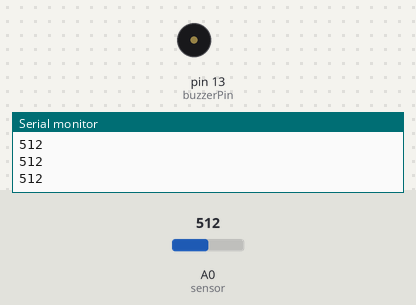
The sketch below on a simulated Arduino Uno, built with avr-gcc and run on an emulated ATmega328P. On the bench: buzzer (waves = sounding), the last lines printed to the serial monitor. The inputs (shaded band) are chosen by the test bench; at power-on: A0 (sensor) = 512.

Above: at 1.2 s.
1.3 s: A0 (sensor) set to 533
2.8 s: A0 (sensor) set to 568
At 3.0 s:
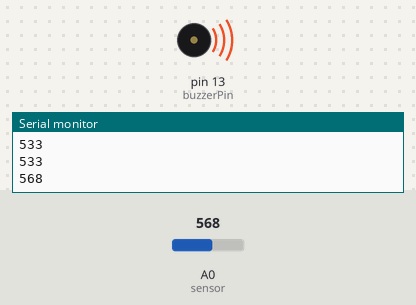
5.8 s: A0 (sensor) set to 540
At 6.4 s:
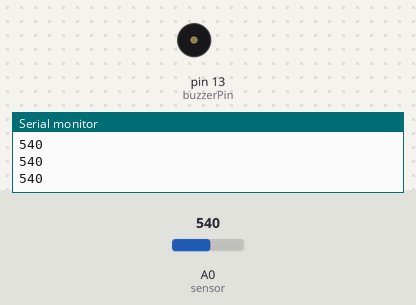
7.3 s: A0 (sensor) set to 560
At 7.48 s:
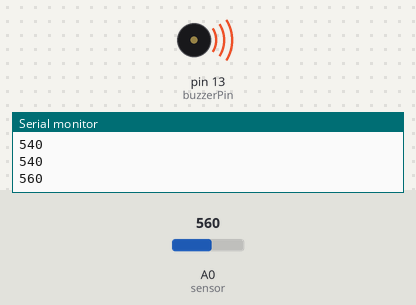
Timing chart, 0 to 11.3 s (numbered marks = the images above; inputs shaded):
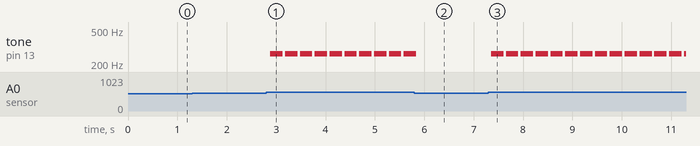

Measured:
- the behaviour switches between 549 and 550 on A0 (sensor) (found by bisection; images 0 and 1)
- after the input at 2.8 s, tone on pin 13 (buzzerPin): alternates 262 Hz for 0.25 s and silent for 0.05 s, starting after 0.08 s
- after the input at 5.8 s, tone on pin 13 (buzzerPin): goes on until 5.8 s, then stays silent
- after the input at 7.3 s, tone on pin 13 (buzzerPin): alternates 262 Hz for 0.25 s and silent for 0.05 s, starting after 0.06 s

The sketch:

Sensorbuzzer.ino.ino
```cpp
//Include the module so we don't have to use the default Serial so the Arduino can be plugged in to a computer and still use bluetooth
#include <SoftwareSerial.h>

boolean NL = true;
int q= 0;
int buzzerPin = 13;

SoftwareSerial BTserial(9, 10);         //Tells Redboard which pins the are RX and TX from the BT module

void setup()
  {
  Serial.begin(9600);                   //Send data to the serial monitor when connected via cable
  Serial.println("Serial ready");
  BTserial.begin(38400);                //Initialize the bluetooth
  Serial.println("BTserial started ");
  pinMode(buzzerPin, OUTPUT);
  }

void loop()
  {
  q = analogRead(A0);      //Reads sensor value
  BTserial.write(q/8);     //Sends it to RX/TX pins (referenced as 9 and 10 above)
  Serial.println(q);       //Displays it on serial monitor
  delay(50);               //Pause so it's not continuous
  if (q>=550)
    {
    tone(buzzerPin, 262);
    delay(250);
    noTone(buzzerPin);
    }
  }
```
